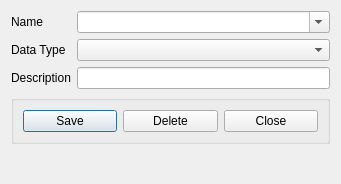
<?xml version="1.0" encoding="UTF-8"?>
<ui version="4.0">
 <class>PersonalCharacteristics</class>
 <widget class="QDialog" name="PersonalCharacteristics">
  <property name="geometry">
   <rect>
    <x>0</x>
    <y>0</y>
    <width>341</width>
    <height>184</height>
   </rect>
  </property>
  <property name="minimumSize">
   <size>
    <width>341</width>
    <height>184</height>
   </size>
  </property>
  <property name="windowTitle">
   <string>Personal Characteristics</string>
  </property>
  <layout class="QFormLayout" name="formLayout">
   <item row="0" column="0">
    <widget class="QLabel" name="label">
     <property name="text">
      <string>Name</string>
     </property>
     <property name="buddy">
      <cstring>cmbCharacteristic</cstring>
     </property>
    </widget>
   </item>
   <item row="0" column="1">
    <widget class="QComboBox" name="cmbCharacteristic">
     <property name="editable">
      <bool>true</bool>
     </property>
    </widget>
   </item>
   <item row="1" column="0">
    <widget class="QLabel" name="label_2">
     <property name="text">
      <string>Data Type</string>
     </property>
     <property name="buddy">
      <cstring>cmbDataType</cstring>
     </property>
    </widget>
   </item>
   <item row="1" column="1">
    <widget class="QComboBox" name="cmbDataType"/>
   </item>
   <item row="2" column="0">
    <widget class="QLabel" name="label_3">
     <property name="text">
      <string>Description</string>
     </property>
     <property name="buddy">
      <cstring>txtDescription</cstring>
     </property>
    </widget>
   </item>
   <item row="2" column="1">
    <widget class="QLineEdit" name="txtDescription"/>
   </item>
   <item row="3" column="0" colspan="2">
    <widget class="QGroupBox" name="groupBox">
     <property name="title">
      <string/>
     </property>
     <layout class="QHBoxLayout" name="horizontalLayout">
      <item>
       <widget class="QPushButton" name="btnCharacteristicSave">
        <property name="text">
         <string>Save</string>
        </property>
       </widget>
      </item>
      <item>
       <widget class="QPushButton" name="btnCharacteristicDelete">
        <property name="text">
         <string>Delete</string>
        </property>
       </widget>
      </item>
      <item>
       <widget class="QPushButton" name="btnPCharsClose">
        <property name="text">
         <string>Close</string>
        </property>
       </widget>
      </item>
     </layout>
    </widget>
   </item>
  </layout>
 </widget>
 <tabstops>
  <tabstop>cmbCharacteristic</tabstop>
  <tabstop>cmbDataType</tabstop>
  <tabstop>txtDescription</tabstop>
 </tabstops>
 <resources/>
 <connections>
  <connection>
   <sender>cmbCharacteristic</sender>
   <signal>currentIndexChanged(int)</signal>
   <receiver>PersonalCharacteristics</receiver>
   <slot>populateForm()</slot>
   <hints>
    <hint type="sourcelabel">
     <x>197</x>
     <y>36</y>
    </hint>
    <hint type="destinationlabel">
     <x>36</x>
     <y>42</y>
    </hint>
   </hints>
  </connection>
  <connection>
   <sender>btnCharacteristicSave</sender>
   <signal>clicked()</signal>
   <receiver>PersonalCharacteristics</receiver>
   <slot>savePersonalCharacteristic()</slot>
   <hints>
    <hint type="sourcelabel">
     <x>53</x>
     <y>152</y>
    </hint>
    <hint type="destinationlabel">
     <x>7</x>
     <y>176</y>
    </hint>
   </hints>
  </connection>
  <connection>
   <sender>btnCharacteristicDelete</sender>
   <signal>clicked()</signal>
   <receiver>PersonalCharacteristics</receiver>
   <slot>deletePersonalCharacteristic()</slot>
   <hints>
    <hint type="sourcelabel">
     <x>143</x>
     <y>150</y>
    </hint>
    <hint type="destinationlabel">
     <x>122</x>
     <y>178</y>
    </hint>
   </hints>
  </connection>
  <connection>
   <sender>btnPCharsClose</sender>
   <signal>clicked()</signal>
   <receiver>PersonalCharacteristics</receiver>
   <slot>mdiClose()</slot>
   <hints>
    <hint type="sourcelabel">
     <x>288</x>
     <y>145</y>
    </hint>
    <hint type="destinationlabel">
     <x>327</x>
     <y>178</y>
    </hint>
   </hints>
  </connection>
 </connections>
 <slots>
  <slot>populateForm()</slot>
  <slot>savePersonalCharacteristic()</slot>
  <slot>deletePersonalCharacteristic()</slot>
  <slot>mdiClose()</slot>
 </slots>
</ui>
